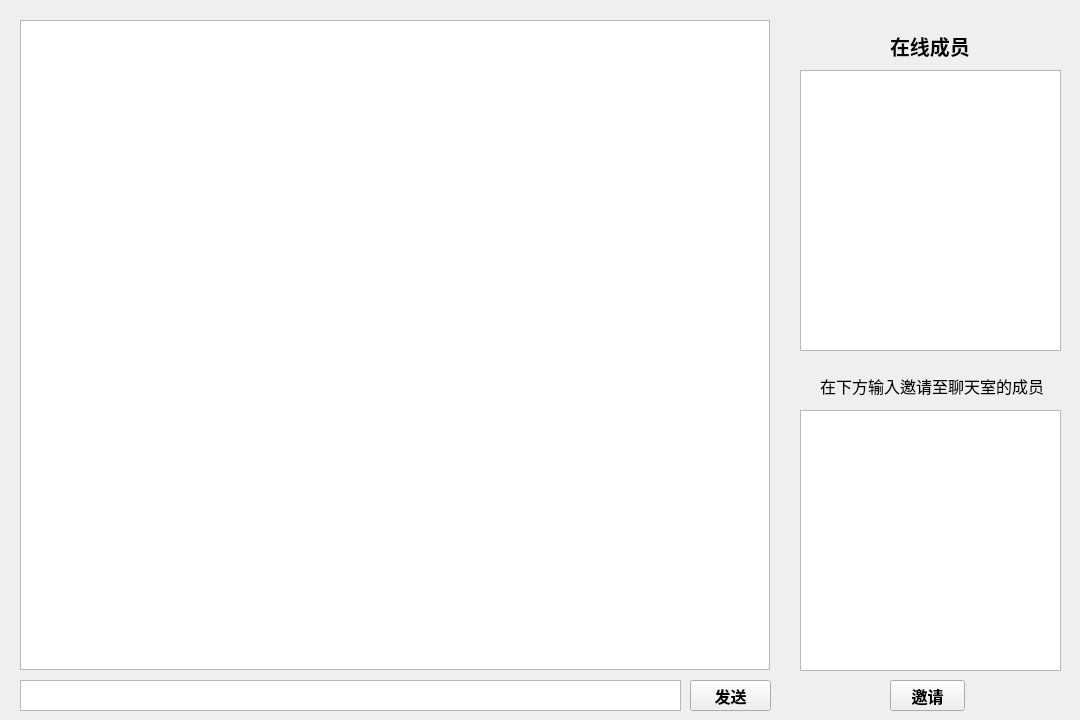
<?xml version="1.0" encoding="UTF-8"?>
<ui version="4.0">
 <class>QuickChat</class>
 <widget class="QWidget" name="QuickChat">
  <property name="geometry">
   <rect>
    <x>0</x>
    <y>0</y>
    <width>1080</width>
    <height>720</height>
   </rect>
  </property>
  <property name="minimumSize">
   <size>
    <width>1080</width>
    <height>720</height>
   </size>
  </property>
  <property name="maximumSize">
   <size>
    <width>1080</width>
    <height>720</height>
   </size>
  </property>
  <property name="windowTitle">
   <string>Form</string>
  </property>
  <widget class="QTextEdit" name="messageBox">
   <property name="geometry">
    <rect>
     <x>20</x>
     <y>20</y>
     <width>750</width>
     <height>650</height>
    </rect>
   </property>
   <property name="readOnly">
    <bool>true</bool>
   </property>
  </widget>
  <widget class="QTextEdit" name="editBox">
   <property name="geometry">
    <rect>
     <x>20</x>
     <y>680</y>
     <width>661</width>
     <height>31</height>
    </rect>
   </property>
  </widget>
  <widget class="QPushButton" name="sendButton">
   <property name="geometry">
    <rect>
     <x>690</x>
     <y>680</y>
     <width>81</width>
     <height>31</height>
    </rect>
   </property>
   <property name="font">
    <font>
     <pointsize>12</pointsize>
     <bold>true</bold>
    </font>
   </property>
   <property name="text">
    <string>发送</string>
   </property>
  </widget>
  <widget class="QTextEdit" name="memberBox">
   <property name="geometry">
    <rect>
     <x>800</x>
     <y>70</y>
     <width>261</width>
     <height>281</height>
    </rect>
   </property>
   <property name="readOnly">
    <bool>true</bool>
   </property>
  </widget>
  <widget class="QLabel" name="label">
   <property name="geometry">
    <rect>
     <x>890</x>
     <y>30</y>
     <width>101</width>
     <height>31</height>
    </rect>
   </property>
   <property name="font">
    <font>
     <pointsize>15</pointsize>
     <bold>true</bold>
    </font>
   </property>
   <property name="text">
    <string>在线成员</string>
   </property>
  </widget>
  <widget class="QTextEdit" name="inviteBox">
   <property name="geometry">
    <rect>
     <x>800</x>
     <y>410</y>
     <width>261</width>
     <height>261</height>
    </rect>
   </property>
  </widget>
  <widget class="QPushButton" name="inviteButton">
   <property name="geometry">
    <rect>
     <x>890</x>
     <y>680</y>
     <width>75</width>
     <height>31</height>
    </rect>
   </property>
   <property name="font">
    <font>
     <pointsize>12</pointsize>
     <bold>true</bold>
    </font>
   </property>
   <property name="text">
    <string>邀请</string>
   </property>
  </widget>
  <widget class="QLabel" name="label_2">
   <property name="geometry">
    <rect>
     <x>820</x>
     <y>370</y>
     <width>261</width>
     <height>31</height>
    </rect>
   </property>
   <property name="font">
    <font>
     <pointsize>12</pointsize>
     <bold>false</bold>
    </font>
   </property>
   <property name="text">
    <string>在下方输入邀请至聊天室的成员</string>
   </property>
  </widget>
 </widget>
 <resources/>
 <connections/>
</ui>
